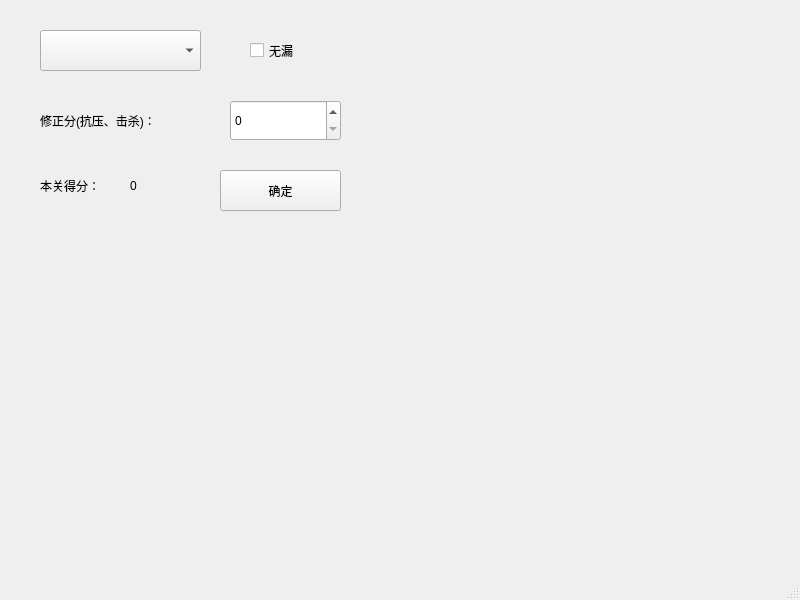
<?xml version="1.0" encoding="UTF-8"?>
<ui version="4.0">
 <class>spLevelUi</class>
 <widget class="QMainWindow" name="spLevelUi">
  <property name="geometry">
   <rect>
    <x>0</x>
    <y>0</y>
    <width>800</width>
    <height>600</height>
   </rect>
  </property>
  <property name="windowTitle">
   <string>MainWindow</string>
  </property>
  <widget class="QWidget" name="centralwidget">
   <widget class="QComboBox" name="comboBox">
    <property name="geometry">
     <rect>
      <x>40</x>
      <y>30</y>
      <width>161</width>
      <height>41</height>
     </rect>
    </property>
   </widget>
   <widget class="QCheckBox" name="checkBox">
    <property name="geometry">
     <rect>
      <x>250</x>
      <y>30</y>
      <width>131</width>
      <height>41</height>
     </rect>
    </property>
    <property name="text">
     <string>无漏</string>
    </property>
   </widget>
   <widget class="QLabel" name="label">
    <property name="geometry">
     <rect>
      <x>40</x>
      <y>100</y>
      <width>201</width>
      <height>41</height>
     </rect>
    </property>
    <property name="text">
     <string>修正分(抗压、击杀)：</string>
    </property>
   </widget>
   <widget class="QSpinBox" name="spinBox">
    <property name="geometry">
     <rect>
      <x>230</x>
      <y>100</y>
      <width>111</width>
      <height>41</height>
     </rect>
    </property>
    <property name="singleStep">
     <number>10</number>
    </property>
   </widget>
   <widget class="QLabel" name="label_scoreWord">
    <property name="geometry">
     <rect>
      <x>40</x>
      <y>170</y>
      <width>101</width>
      <height>31</height>
     </rect>
    </property>
    <property name="text">
     <string>本关得分：</string>
    </property>
   </widget>
   <widget class="QLabel" name="label_score">
    <property name="geometry">
     <rect>
      <x>130</x>
      <y>170</y>
      <width>61</width>
      <height>31</height>
     </rect>
    </property>
    <property name="text">
     <string>0</string>
    </property>
   </widget>
   <widget class="QPushButton" name="pushButton">
    <property name="geometry">
     <rect>
      <x>220</x>
      <y>170</y>
      <width>121</width>
      <height>41</height>
     </rect>
    </property>
    <property name="text">
     <string>确定</string>
    </property>
   </widget>
  </widget>
  <widget class="QMenuBar" name="menubar">
   <property name="geometry">
    <rect>
     <x>0</x>
     <y>0</y>
     <width>800</width>
     <height>21</height>
    </rect>
   </property>
  </widget>
  <widget class="QStatusBar" name="statusbar"/>
 </widget>
 <resources/>
 <connections>
  <connection>
   <sender>comboBox</sender>
   <signal>currentIndexChanged(int)</signal>
   <receiver>spLevelUi</receiver>
   <slot>update()</slot>
   <hints>
    <hint type="sourcelabel">
     <x>120</x>
     <y>71</y>
    </hint>
    <hint type="destinationlabel">
     <x>399</x>
     <y>299</y>
    </hint>
   </hints>
  </connection>
  <connection>
   <sender>checkBox</sender>
   <signal>stateChanged(int)</signal>
   <receiver>spLevelUi</receiver>
   <slot>update()</slot>
   <hints>
    <hint type="sourcelabel">
     <x>355</x>
     <y>71</y>
    </hint>
    <hint type="destinationlabel">
     <x>399</x>
     <y>299</y>
    </hint>
   </hints>
  </connection>
  <connection>
   <sender>spinBox</sender>
   <signal>valueChanged(int)</signal>
   <receiver>spLevelUi</receiver>
   <slot>update()</slot>
   <hints>
    <hint type="sourcelabel">
     <x>275</x>
     <y>141</y>
    </hint>
    <hint type="destinationlabel">
     <x>399</x>
     <y>299</y>
    </hint>
   </hints>
  </connection>
 </connections>
</ui>
